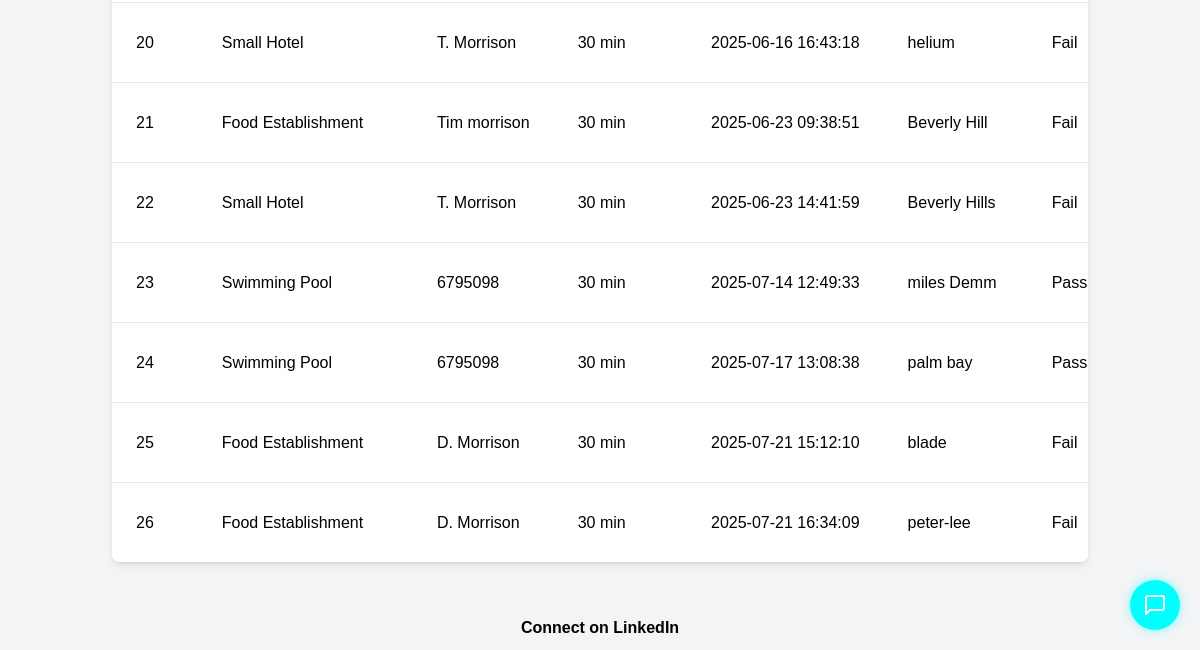
Page /admin (signed in, lower part) on the earlier database version.
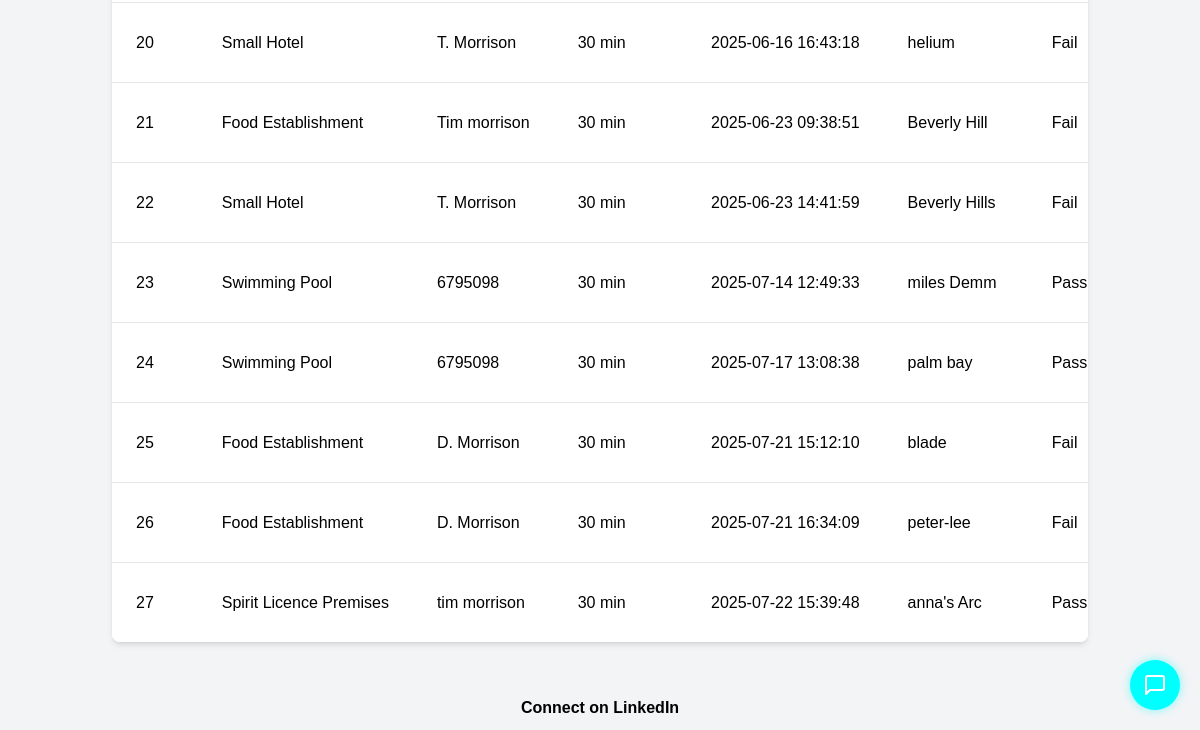
Same page on the later database version.
### tables this page shows
CREATE TABLE inspections
                 (id INTEGER PRIMARY KEY AUTOINCREMENT,
                  establishment_name TEXT,
                  address TEXT,
                  inspector_name TEXT,
                  inspection_date TEXT,
                  inspection_time TEXT,
                  type_of_establishment TEXT,
                  comments TEXT,
                  inspector_signature TEXT,
                  manager_signature TEXT,
                  manager_date TEXT,
                  created_at TEXT DEFAULT CURRENT_TIMESTAMP,
                  physical_location TEXT,
                  owner TEXT,
                  license_no TEXT,
                  no_of_employees TEXT,
                  purpose_of_visit TEXT,
                  action TEXT,
                  result TEXT,
                  food_inspected TEXT,
                  food_condemned TEXT,
                  critical_score INTEGER,
                  overall_score INTEGER,
                  received_by TEXT,
                  form_type TEXT,
                  scores TEXT,
                  inspector_code TEXT, score_1A REAL DEFAULT 0, score_1B REAL DEFAULT 0, score_1C REAL DEFAULT 0, score_1D REAL DEFAULT 0, score_1E REAL DEFAULT 0, score_1F REAL DEFAULT 0, score_1G REAL DEFAULT 0, score_1H REAL DEFAULT 0, score_2A REAL DEFAULT 0, score_2B REAL DEFAULT 0, score_2C REAL DEFAULT 0, score_2D REAL DEFAULT 0, score_2E REAL DEFAULT 0, score_2F REAL DEFAULT 0, score_2G REAL DEFAULT 0, score_2H REAL DEFAULT 0, score_2I REAL DEFAULT 0, score_2J REAL DEFAULT 0, score_3A REAL DEFAULT 0, score_3B REAL DEFAULT 0, score_3C REAL DEFAULT 0, score_3D REAL DEFAULT 0, score_4A REAL DEFAULT 0, score_4B REAL DEFAULT 0, score_5A REAL DEFAULT 0, score_5B REAL DEFAULT 0, score_6A REAL DEFAULT 0, score_6B REAL DEFAULT 0, score_6C REAL DEFAULT 0, score_6D REAL DEFAULT 0, score_7A REAL DEFAULT 0, score_7B REAL DEFAULT 0, score_7C REAL DEFAULT 0, score_7D REAL DEFAULT 0, score_7E REAL DEFAULT 0, score_8A REAL DEFAULT 0, score_8B REAL DEFAULT 0, score_8C REAL DEFAULT 0, score_9A REAL DEFAULT 0, score_9B REAL DEFAULT 0, score_9C REAL DEFAULT 0);

### app.py (the view)
@app.route('/admin')
def admin():
    if 'admin' not in session:
        return redirect(url_for('login'))
    conn = sqlite3.connect('inspections.db')
    c = conn.cursor()
    c.execute("""
        SELECT id, form_type, inspector_name, created_at, establishment_name, result
        FROM inspections
        WHERE form_type IN ('Food Establishment', 'Spirit Licence Premises', 'Swimming Pool', 'Small Hotel')
        UNION
        SELECT id, 'Residential' AS form_type, inspector_name, created_at, premises_name, result
        FROM residential_inspections
        UNION
        SELECT id, 'Burial' AS form_type, '' AS inspector_name, created_at, applicant_name, 'Completed' AS result
        FROM burial_site_inspections
    """)
    forms = c.fetchall()
    conn.close()
    return render_template('admin.html', forms=forms)

### templates/admin.html (shortened to what this page needs)
<!DOCTYPE html>
<html>
<head>
    <script src="https://cdn.tailwindcss.com"></script>
    <link rel="stylesheet" href="https://unpkg.com/leaflet@1.9.4/dist/leaflet.css" />
</head>
<body class="bg-gray-100">
    <div class="container mx-auto p-6">
        <div id="overview" class="tab-content active">
            <div class="bg-white shadow-md rounded-lg overflow-hidden mt-6">
                <table class="min-w-full divide-y divide-gray-200">
                    <tbody class="bg-white divide-y divide-gray-200">
                        {% for form in forms %}
                        <tr class="hover:bg-gray-50" data-form-id="{{ form[0] }}" data-form-type="{{ form[1] }}">
                            <td class="px-6 py-4 whitespace-nowrap">{{ form[0] }}</td>
                            <td class="px-6 py-4 whitespace-nowrap">{{ form[1] }}</td>
                            <td class="px-6 py-4 whitespace-nowrap">{{ form[2] or 'N/A' }}</td>
                            <td class="px-6 py-4 whitespace-nowrap">30 min</td>
                            <td class="px-6 py-4 whitespace-nowrap">{{ form[3] }}</td>
                            <td class="px-6 py-4 whitespace-nowrap">{{ form[4] or 'N/A' }}</td>
                            <td class="px-6 py-4 whitespace-nowrap">{{ 'Pass' if form[5] in ['Pass', 'Completed'] else 'Fail' }}</td>
                        </tr>
                        {% endfor %}
                    </tbody>
                </table>
            </div>
        </div>
        <div class="chat-container">
            <div class="chat-icon" onclick="toggleChat()">
                <svg xmlns="http://www.w3.org/2000/svg" width="24" height="24" viewBox="0 0 24 24" fill="none" stroke="white" stroke-width="2" stroke-linecap="round" stroke-linejoin="round">
                    <path d="M21 15a2 2 0 0 1-2 2H7l-4 4V5a2 2 0 0 1 2-2h14a2 2 0 0 1 2 2z"></path>
                </svg>
            </div>
        </div>
    </div>
    <footer>
        <a href="https://www.linkedin.com" target="_blank" class="black-bold">Connect on LinkedIn</a>
    </footer>
</body>
</html>

Differences in the rows shown:
added inspections: id "27", form_type "Spirit Licence Premises", inspector_name "tim morrison", created_at "2025-07-22 15:39:48", establishment_name "anna's Arc", result "Pass"
